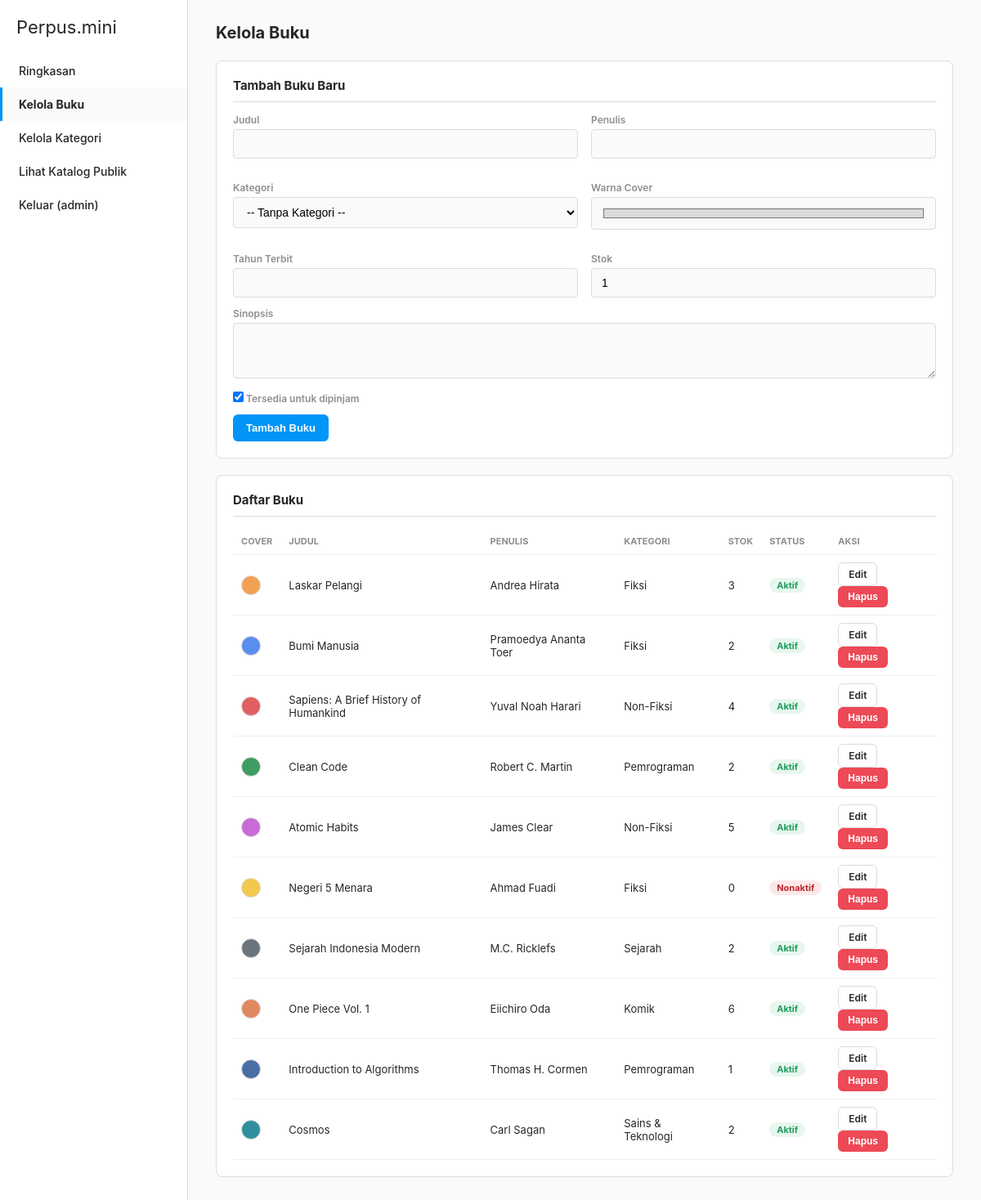
Page /admin/books.php (signed in) on the committed database.
### tables this page shows
CREATE TABLE books (
    id INT AUTO_INCREMENT PRIMARY KEY,
    title VARCHAR(150) NOT NULL,
    author VARCHAR(120) NOT NULL,
    category_id INT NULL,
    cover_color VARCHAR(7) NOT NULL DEFAULT '#dbdbdb',  
    synopsis TEXT NULL,
    year SMALLINT NULL,
    stock INT NOT NULL DEFAULT 1,
    is_available TINYINT(1) NOT NULL DEFAULT 1,
    likes INT NOT NULL DEFAULT 0,  
    created_at DATETIME DEFAULT CURRENT_TIMESTAMP,
    FOREIGN KEY (category_id) REFERENCES categories(id) ON DELETE SET NULL
);

CREATE TABLE categories (
    id INT AUTO_INCREMENT PRIMARY KEY,
    name VARCHAR(60) NOT NULL UNIQUE
);

### includes/functions.php (called while the page is built, shortened)
<?php
require_once __DIR__ . '/../config/db.php';
function e(?string $s): string { return htmlspecialchars($s ?? '', ENT_QUOTES, 'UTF-8'); }
function current_admin(): ?array { return $_SESSION['admin'] ?? null; }
function get_books(?int $categoryId = null, ?string $search = null): array
{
    $sql = "SELECT b.*, c.name AS category_name FROM books b LEFT JOIN categories c ON c.id = b.category_id WHERE 1=1";
    $params = [];
    $sql .= " ORDER BY b.created_at DESC";
    $stmt = db()->prepare($sql);
    $stmt->execute($params);
    return $stmt->fetchAll();
}

### config/db.php (called while the page is built, shortened)
<?php
function db(): PDO
{
    static $pdo = null;
    if ($pdo === null) {
        $dsn = 'mysql:host=' . DB_HOST . ';port=' . DB_PORT . ';dbname=' . DB_NAME . ';charset=utf8mb4';
        $options = [
            PDO::ATTR_ERRMODE            => PDO::ERRMODE_EXCEPTION,
            PDO::ATTR_DEFAULT_FETCH_MODE => PDO::FETCH_ASSOC,
            PDO::ATTR_EMULATE_PREPARES   => false,
        ];
        try {
            $pdo = new PDO($dsn, DB_USER, DB_PASS, $options);
        } catch (PDOException $e) {
            http_response_code(500);
            die('Koneksi database gagal. Pastikan schema.sql sudah di-import dan ENV DB sudah benar. (' . htmlspecialchars($e->getMessage()) . ')');
        }
    }
    return $pdo;
}

### admin/books.php (the view, shortened to what this page needs)
<?php
require_once __DIR__ . '/../includes/functions.php';
$editBook = null;
$books = get_books();
$activePage = 'books';
?>
<!DOCTYPE html>
<html lang="id">
<head>
<link rel="stylesheet" href="/assets/css/style.css">
</head>
<body>
<div class="admin-shell">
  <?php include __DIR__ . '/_sidebar.php'; ?>
  <div class="admin-main">
    <div class="admin-header"><h1>Kelola Buku</h1></div>
    <div class="card">
      <h3><?= $editBook ? 'Edit Buku: ' . e($editBook['title']) : 'Tambah Buku Baru' ?></h3>
      <form method="POST">
        <div class="grid-2">
          <div class="form-group">
            <label>Judul</label>
            <input type="text" name="title" value="<?= e($editBook['title'] ?? '') ?>" required>
          </div>
          <div class="form-group">
            <label>Penulis</label>
            <input type="text" name="author" value="<?= e($editBook['author'] ?? '') ?>" required>
          </div>
          <div class="form-group">
            <label>Kategori</label>
            <select name="category_id">
              <option value="">-- Tanpa Kategori --</option>
            </select>
          </div>
          <div class="form-group">
            <label>Warna Cover</label>
            <input type="color" name="cover_color" value="<?= e($editBook['cover_color'] ?? '#dbdbdb') ?>" style="height:40px;">
          </div>
          <div class="form-group">
            <label>Tahun Terbit</label>
            <input type="number" name="year" value="<?= e((string)($editBook['year'] ?? '')) ?>" min="1900" max="2100">
          </div>
          <div class="form-group">
            <label>Stok</label>
            <input type="number" name="stock" value="<?= e((string)($editBook['stock'] ?? 1)) ?>" min="0" required>
          </div>
        </div>
        <div class="form-group">
          <label>Sinopsis</label>
          <textarea name="synopsis" rows="3"><?= e($editBook['synopsis'] ?? '') ?></textarea>
        </div>
        <div class="form-group">
          <label><input type="checkbox" name="is_available" <?= ($editBook['is_available'] ?? 1) ? 'checked' : '' ?> style="width:auto;"> Tersedia untuk dipinjam</label>
        </div>
        <button type="submit" class="btn btn-primary"><?= $editBook ? 'Simpan Perubahan' : 'Tambah Buku' ?></button>
      </form>
    </div>
    <div class="card">
      <h3>Daftar Buku</h3>
      <table>
        <thead><tr><th>Cover</th><th>Judul</th><th>Penulis</th><th>Kategori</th><th>Stok</th><th>Status</th><th>Aksi</th></tr></thead>
        <tbody>
        <?php foreach ($books as $b): ?>
          <tr>
            <td><span class="color-swatch" style="background:<?= e($b['cover_color']) ?>;"></span></td>
            <td><?= e($b['title']) ?></td>
            <td><?= e($b['author']) ?></td>
            <td><?= e($b['category_name'] ?? '-') ?></td>
            <td><?= (int)$b['stock'] ?></td>
            <td><span class="badge" style="background:<?= $b['is_available'] ? '#e7f7ee' : '#fde8e8' ?>; color:<?= $b['is_available'] ? '#1e9e5a' : '#c1272d' ?>;"><?= $b['is_available'] ? 'Aktif' : 'Nonaktif' ?></span></td>
            <td>
              <a href="/admin/books.php?edit=<?= $b['id'] ?>" class="btn btn-sm btn-outline">Edit</a>
              <form method="POST" style="display:inline;" onsubmit="return confirm('Hapus buku ini?');">
                <button type="submit" class="btn btn-sm btn-danger">Hapus</button>
              </form>
            </td>
          </tr>
        <?php endforeach; ?>
        </tbody>
      </table>
    </div>
  </div>
</div>
</body>
</html>

### admin/_sidebar.php
<?php $admin = current_admin(); ?>
<div class="admin-sidebar">
  <a href="/" class="ig-logo" style="text-decoration:none; color:inherit;">Perpus.mini</a>
  <nav>
    <a href="/admin/dashboard.php" class="<?= ($activePage ?? '') === 'dashboard' ? 'active' : '' ?>">Ringkasan</a>
    <a href="/admin/books.php" class="<?= ($activePage ?? '') === 'books' ? 'active' : '' ?>">Kelola Buku</a>
    <a href="/admin/categories.php" class="<?= ($activePage ?? '') === 'categories' ? 'active' : '' ?>">Kelola Kategori</a>
    <a href="/" target="_blank">Lihat Katalog Publik</a>
    <a href="/admin/logout.php">Keluar (<?= e($admin['username']) ?>)</a>
  </nav>
</div>

### assets/css/style.css (style rules this page uses)
:root { --ig-bg: #fafafa; --ig-border: #dbdbdb; --ig-text: #262626; --ig-gray: #8e8e8e; --ig-blue: #0095f6; --ig-blue-dark: #1877f2; --ig-red: #ed4956; --ig-gradient: linear-gradient(45deg, #f9ce34, #ee2a7b, #6228d7); --radius: 8px; }
* { box-sizing: border-box; margin: 0; padding: 0; }
body { font-family: -apple-system, BlinkMacSystemFont, 'Segoe UI', Roboto, Helvetica, Arial, sans-serif; background: var(--ig-bg); color: var(--ig-text); }
.btn { display: inline-block; border: none; border-radius: 6px; padding: 9px 16px; font-weight: 600; font-size: 13px; cursor: pointer; text-decoration: none; text-align: center; }
.btn-primary { background: var(--ig-blue); color: #fff; }
.btn-outline { background: #fff; border: 1px solid var(--ig-border); color: var(--ig-text); }
.btn-danger { background: var(--ig-red); color: #fff; }
.btn-sm { padding: 6px 12px; font-size: 12px; }
.form-group { margin-bottom: 12px; text-align: left; }
.form-group input, .form-group select, .form-group textarea { width: 100%; padding: 9px 12px; border: 1px solid var(--ig-border); border-radius: 4px; background: #fafafa; font-size: 14px; }
.form-group label { display: block; font-size: 12px; font-weight: 600; margin-bottom: 4px; color: var(--ig-gray); }
.admin-shell { display: flex; min-height: 100vh; }
.admin-sidebar { width: 230px; background: #fff; border-right: 1px solid var(--ig-border); padding: 20px 0; flex-shrink: 0; }
.admin-sidebar .ig-logo { display: block; padding: 0 20px 20px; font-size: 22px; }
.admin-sidebar nav a { display: block; padding: 12px 20px; text-decoration: none; color: var(--ig-text); font-size: 14px; font-weight: 500; border-left: 3px solid transparent; }
.admin-sidebar nav a:hover, .admin-sidebar nav a.active { background: #fafafa; border-left-color: var(--ig-blue); font-weight: 700; }
.admin-main { flex: 1; padding: 28px 34px; max-width: 1000px; }
.admin-header { display: flex; justify-content: space-between; align-items: center; margin-bottom: 22px; }
.admin-header h1 { font-size: 20px; }
.card { background: #fff; border: 1px solid var(--ig-border); border-radius: var(--radius); padding: 20px; margin-bottom: 20px; }
.card h3 { font-size: 15px; margin-bottom: 14px; padding-bottom: 10px; border-bottom: 1px solid var(--ig-border); }
table { width: 100%; border-collapse: collapse; }
table th, table td { text-align: left; padding: 9px 10px; font-size: 13px; border-bottom: 1px solid #efefef; }
table th { color: var(--ig-gray); font-size: 11px; text-transform: uppercase; }
.grid-2 { display: grid; grid-template-columns: 1fr 1fr; gap: 16px; }
.color-swatch { width: 24px; height: 24px; border-radius: 50%; display: inline-block; border: 1px solid var(--ig-border); vertical-align: middle; }
.badge { display: inline-block; padding: 2px 9px; border-radius: 20px; font-size: 11px; font-weight: 700; }

### rows in the picture
books: title "Laskar Pelangi", author "Andrea Hirata", category.name "Fiksi", stock "3", is_available "Aktif"
books: title "Bumi Manusia", author "Pramoedya Ananta Toer", category.name "Fiksi", stock "2", is_available "Aktif"
books: title "Sapiens: A Brief History of Humankind", author "Yuval Noah Harari", category.name "Non-Fiksi", stock "4", is_available "Aktif"
books: title "Clean Code", author "Robert C. Martin", category.name "Pemrograman", stock "2", is_available "Aktif"
books: title "Atomic Habits", author "James Clear", category.name "Non-Fiksi", stock "5", is_available "Aktif"
books: title "Negeri 5 Menara", author "Ahmad Fuadi", category.name "Fiksi", stock "0", is_available "Nonaktif"
books: title "Sejarah Indonesia Modern", author "M.C. Ricklefs", category.name "Sejarah", stock "2", is_available "Aktif"
books: title "One Piece Vol. 1", author "Eiichiro Oda", category.name "Komik", stock "6", is_available "Aktif"
books: title "Introduction to Algorithms", author "Thomas H. Cormen", category.name "Pemrograman", stock "1", is_available "Aktif"
books: title "Cosmos", author "Carl Sagan", category.name "Sains & Teknologi", stock "2", is_available "Aktif"

### other values in the picture
$admin['username'] "admin"
